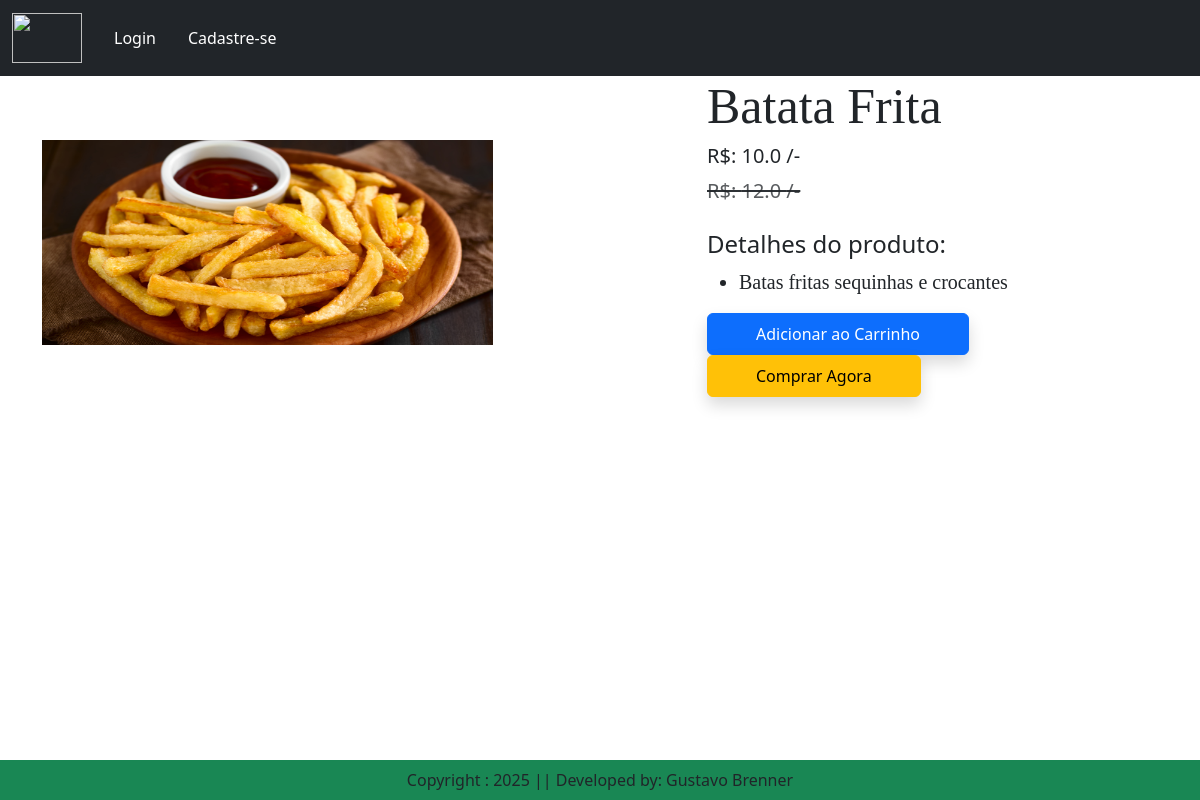
Screenshot of /product-detail/2 with the database file from the repository.
### app/models.py (models this page shows, shortened)
class Product(models.Model):
    title = models.CharField(max_length=100)
    selling_price = models.FloatField()
    discounted_price = models.FloatField()
    description = models. TextField()
    composition = models.TextField(default = '')
    prodapp = models.TextField(default= '')
    category = models.CharField(choices = CATEGORY_CHOICES, max_length=2)
    product_image = models.ImageField(upload_to='product')

### app/views.py (the view)
# urls.py: path("product-detail/<int:pk>", views.ProductDetail.as_view(), name= "product-detail"),
class ProductDetail(View):
    def get(self, request,pk):
        product = Product.objects.get(pk = pk)
        return render(request, "app/productdetail.html", locals())

### app/templates/app/productdetail.html (shortened to what this page needs)
{%extends 'app/base.html'%}
{%load static%}
{% block main-content %}
  <div class ="container">
        <div class ="row flex justify-content-between">
            <div class = "img2 col-lg-5 mt-5">
            <img src = "{{product.product_image.url}}" class = "image col-xs-6 col-sm-12 col-lg-12 mt-3 text-sm-center w-100 h-75" alt = "">
            </div>
            <div class = "productdetail col-lg-5">
                <h1 style = "font-family: Georgia; font-size: 50px;">{{product.title}}</h1>
                <h5> R$: {{product.discounted_price}} /- </h5>
                <small class = "text-decoration-line-through text-muted fs-5"><del> R$: {{product.selling_price}} /- </small> </del>
                <br><br><h4> Detalhes do produto: </h4>
                <ul class = "fs-5" style = "font-family: Rajdhani;">
                    <li>{{product.description}}</l1>
                </ul>
                    <form action="/add-to-cart" class = "d-inline">
                        <button type = "submit" class = "btn btn-primary shadow px-5 py-2"> Adicionar ao Carrinho</button>
                    </form>
                    <a href = "{%url 'showcart'%}" class ="btn btn-warning shadow px-5 py-2">Comprar Agora</a>
            </div>
        </div>
    </div>
{%endblock main-content%}

### rows the page displays
Product: product_image (picture), title "Batata Frita", discounted_price "10.0", selling_price "12.0", description "Batas fritas sequinhas e crocantes"
